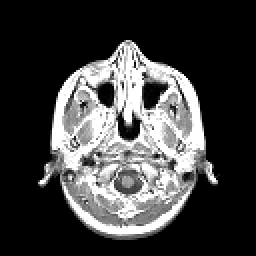
%> input picture Chapter 12/mri.tif, 128 x 128 px (shown 2 times larger)
$ octave Ex12_4v3.m   (GNU Octave 9; MATLAB toolbox functions it lacks are replaced by stand-ins)
%> lines starting %> are read from the running program, lines starting %| are printed output that depends on the picture; in (x1, y1, x2, y2) boxes, pixels count from 0 and x2, y2 are one past the last pixel; in counts of white or black regions, pixels touching at a corner belong together; the program's own positions count from 1
% Example 12.4
%  Demonstration of various image functions
%  Load all frames of the mri image in mri.tif from the
%  the MATLAB Image Processing Toolbox in subdirectory imdemos.
%  Select one frame based on a user input.
% Process that frame by: contrast enhancement of the image, inverting the image,
%    slicing the image windowing the image, and thresholding the image..
%  Display original and all modifications on the same figure
%
clear all; close all;
N_slice = 5;                  % Number of sliced for sliced image
Level = .75;                  % Threshold for binary image
% Initialize an array to hold 27 frames of mri.tif
% Since image is stored in tif format, it could be in unit16 format; however,
%   the 'whos' command shows it is in uint8.
%
for    frame = 1:27                              % Read all frames into mri
    [mri(:,:,:,frame), map ] = imread('mri.tif', frame);
%> map = 256 rows, first 12: [0 0 0; 0.00784 0.00784 0.00784; 0.0196 0.0196 0.0196; 0.0314 0.0314 0.0314; 0.0431 0.0431 0.0431; 0.0549 0.0549 0.0549; 0.0667 0.0667 0.0667; 0.0784 0.0784 0.0784; 0.0902 0.0902 0.0902; 0.102 0.102 0.102; 0.114 0.114 0.114; 0.125 0.125 0.125]
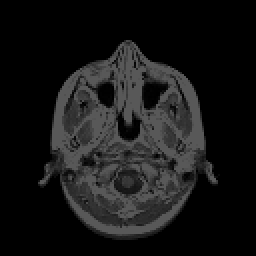
%> mri: size 128x128 uint8 (shown 2 times larger); min 0, max 88, mean 22.3
end
montage(mri, map);                  % Display images as a montage
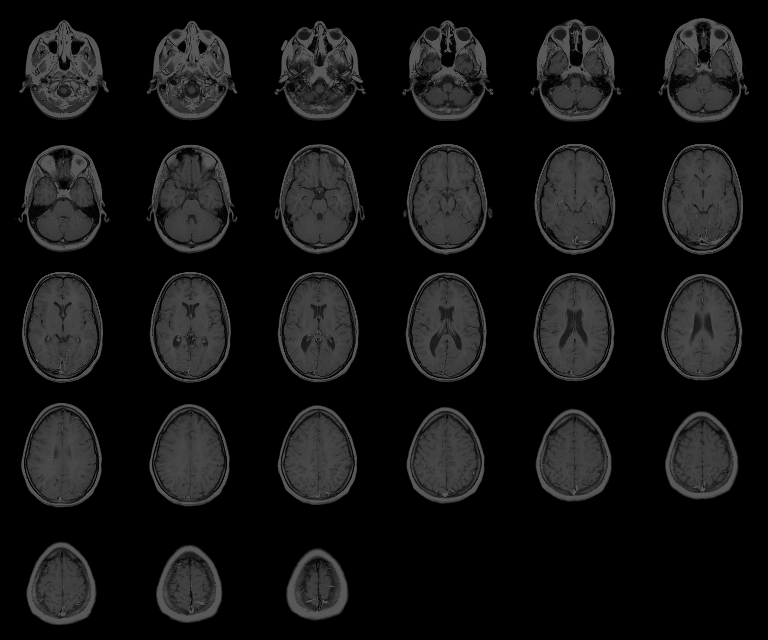
%> displayed picture: size 640x768, on the screen's scale of 0 to 255; min 0, max 88, mean 19.6
                                    % Include map in case Indexed image
frame_select = input('Select frame for processing: ');
%> the answer given: 1
I = mri(:,:,:,frame_select);               % Select specific frame for continued processing
% Now check to see if image is Indexed (in fact 'whos' shows it is).
if ~isempty(map)                % Check to see if Indexed data
    I = ind2gray(I,map);            % If so, convert to Intensity image
end
I1= im2double(I);                  % Convert to Class double
%
I_bright = immultiply(I1,1.2);      % Increase the contrast
I_invert = imcomplement(I1);        % Compliment image
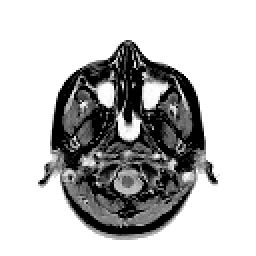
%> I_invert: size 128x128 double (shown 2 times larger); min 0, max 1, mean 0.746
x_slice = grayslice(I1,N_slice);    % Slice image in 5 equal levels
map1 = hot(N_slice);                % Colorize sliced image
[M N] = size(I1);
%> M = 128; N = 128
for i = 1:M                         % Multiple horizontally by a Hamming window
    I_window(i,:) = I1(i,:) .* hanning(N)';
end
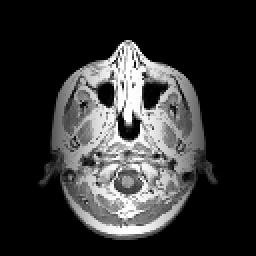
%> I_window: size 128x128 double (shown 2 times larger); min 0, max 1, mean 0.2
for i = 1:N                         % Multiply vertically by a Hamming window
    I_window(:,i) = I_window(:,i) .* hanning(M);
end
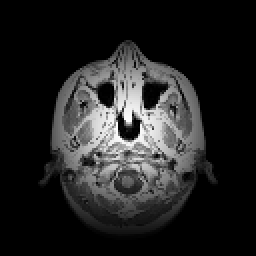
%> I_window: size 128x128 double (shown 2 times larger); min 0, max 0.992, mean 0.138
I_window = mat2gray(I_window);      % Scale windowed image appropriately
BW = im2bw(I1,Level);               % Convert to binary
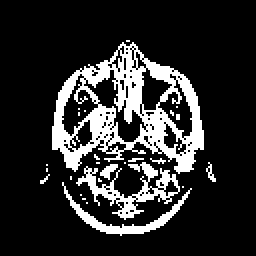
%> BW: size 128x128 logical (shown 2 times larger); 17.5% white; 26 white regions (21 under 20 px), largest, box (x1, y1, x2, y2) and area: (26, 21, 102, 87) 2013, (38, 81, 90, 110) 446, (31, 91, 96, 118) 277, (50, 82, 59, 90) 36, (103, 81, 108, 91) 20
%
figure;
subplot(3,2,1);                     % Display all images in a single plot
 imshow(I1);
    title('Original');
subplot(3,2,2);
    imshow(I_bright);
    title('Brightened');
subplot(3,2,3);
    imshow(I_invert);
    title('Inverted');
subplot(3,2,4);
    I_slice = ind2rgb(x_slice, jet(N_slice)); % Convert to RGB (see text)
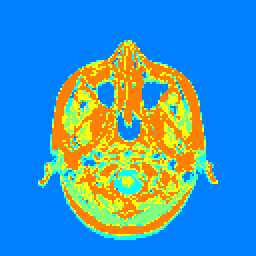
%> I_slice: size 128x128x3 double (shown 2 times larger); mean R, G, B 0.268, 0.588, 0.732
    imshow(I_slice);                    % Display color slices
    title('Sliced');
subplot(3,2,5);
    imshow(BW );
    title('Thresholded');
subplot(3,2,6);
    imshow(I_window );
    title('Windowed');
